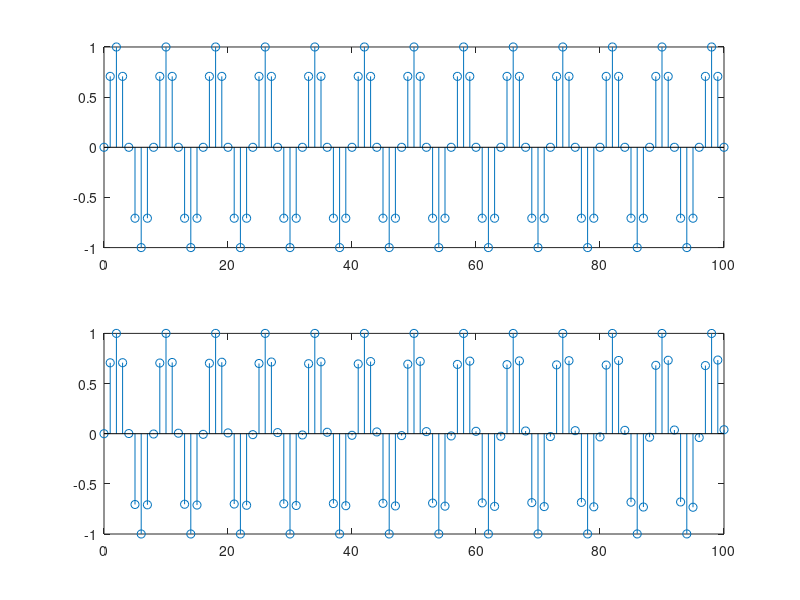

The MATLAB script that drew this image:
%Grafica de Senoidales Periodica y no Periodica
clc;
clear all;
close all;
n=0:1:100;
y1=sin(0.25*pi*n);
y2=sin(0.25*3.14*n);
subplot(2,1,1);
stem(n,y1);
subplot(2,1,2);
stem(n,y2);

